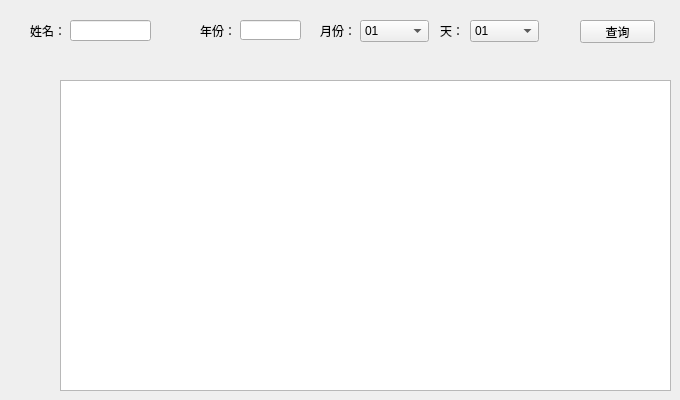
         <widget class="QWidget" name="pb_view_someday_view">
          <widget class="QLabel" name="label_2">
           <property name="geometry">
            <rect>
             <x>30</x>
             <y>20</y>
             <width>41</width>
             <height>21</height>
            </rect>
           </property>
           <property name="text">
            <string>姓名：</string>
           </property>
          </widget>
          <widget class="QLineEdit" name="le_search_name_2">
           <property name="geometry">
            <rect>
             <x>70</x>
             <y>20</y>
             <width>81</width>
             <height>21</height>
            </rect>
           </property>
          </widget>
          <widget class="QLabel" name="label_3">
           <property name="geometry">
            <rect>
             <x>200</x>
             <y>20</y>
             <width>41</width>
             <height>21</height>
            </rect>
           </property>
           <property name="text">
            <string>年份：</string>
           </property>
          </widget>
          <widget class="QLineEdit" name="le_search_year">
           <property name="geometry">
            <rect>
             <x>240</x>
             <y>20</y>
             <width>61</width>
             <height>20</height>
            </rect>
           </property>
          </widget>
          <widget class="QLabel" name="label_4">
           <property name="geometry">
            <rect>
             <x>320</x>
             <y>20</y>
             <width>41</width>
             <height>21</height>
            </rect>
           </property>
           <property name="text">
            <string>月份：</string>
           </property>
          </widget>
          <widget class="QLabel" name="label_5">
           <property name="geometry">
            <rect>
             <x>440</x>
             <y>20</y>
             <width>31</width>
             <height>21</height>
            </rect>
           </property>
           <property name="text">
            <string>天：</string>
           </property>
          </widget>
          <widget class="QPushButton" name="pushButton_4">
           <property name="geometry">
            <rect>
             <x>580</x>
             <y>20</y>
             <width>75</width>
             <height>23</height>
            </rect>
           </property>
           <property name="text">
            <string>查询</string>
           </property>
          </widget>
          <widget class="QTextEdit" name="textEdit">
           <property name="geometry">
            <rect>
             <x>60</x>
             <y>80</y>
             <width>611</width>
             <height>311</height>
            </rect>
           </property>
          </widget>
          <widget class="QComboBox" name="le_search_month">
           <property name="geometry">
            <rect>
             <x>360</x>
             <y>20</y>
             <width>69</width>
             <height>22</height>
            </rect>
           </property>
           <item>
            <property name="text">
             <string>01</string>
            </property>
           </item>
           <item>
            <property name="text">
             <string>02</string>
            </property>
           </item>
           <item>
            <property name="text">
             <string>03</string>
            </property>
           </item>
           <item>
            <property name="text">
             <string>04</string>
            </property>
           </item>
           <item>
            <property name="text">
             <string>05</string>
            </property>
           </item>
           <item>
            <property name="text">
             <string>06</string>
            </property>
           </item>
           <item>
            <property name="text">
             <string>07</string>
            </property>
           </item>
           <item>
            <property name="text">
             <string>08</string>
            </property>
           </item>
           <item>
            <property name="text">
             <string>09</string>
            </property>
           </item>
           <item>
            <property name="text">
             <string>10</string>
            </property>
           </item>
           <item>
            <property name="text">
             <string>11</string>
            </property>
           </item>
           <item>
            <property name="text">
             <string>12</string>
            </property>
           </item>
          </widget>
          <widget class="QComboBox" name="le_search_day">
           <property name="geometry">
            <rect>
             <x>470</x>
             <y>20</y>
             <width>69</width>
             <height>22</height>
            </rect>
           </property>
           <item>
            <property name="text">
             <string>01</string>
            </property>
           </item>
           <item>
            <property name="text">
             <string>02</string>
            </property>
           </item>
           <item>
            <property name="text">
             <string>03</string>
            </property>
           </item>
           <item>
            <property name="text">
             <string>04</string>
            </property>
           </item>
           <item>
            <property name="text">
             <string>05</string>
            </property>
           </item>
           <item>
            <property name="text">
             <string>06</string>
            </property>
           </item>
           <item>
            <property name="text">
             <string>07</string>
            </property>
           </item>
           <item>
            <property name="text">
             <string>08</string>
            </property>
           </item>
           <item>
            <property name="text">
             <string>09</string>
            </property>
           </item>
           <item>
            <property name="text">
             <string>10</string>
            </property>
           </item>
           <item>
            <property name="text">
             <string>11</string>
            </property>
           </item>
           <item>
            <property name="text">
             <string>12</string>
            </property>
           </item>
           <item>
            <property name="text">
             <string>13</string>
            </property>
           </item>
           <item>
            <property name="text">
             <string>14</string>
            </property>
           </item>
           <item>
            <property name="text">
             <string>15</string>
            </property>
           </item>
           <item>
            <property name="text">
             <string>16</string>
            </property>
           </item>
           <item>
            <property name="text">
             <string>17</string>
            </property>
           </item>
           <item>
            <property name="text">
             <string>18</string>
            </property>
           </item>
           <item>
            <property name="text">
             <string>19</string>
            </property>
           </item>
           <item>
            <property name="text">
             <string>20</string>
            </property>
           </item>
           <item>
            <property name="text">
             <string>21</string>
            </property>
           </item>
           <item>
            <property name="text">
             <string>22</string>
            </property>
           </item>
           <item>
            <property name="text">
             <string>23</string>
            </property>
           </item>
           <item>
            <property name="text">
             <string>24</string>
            </property>
           </item>
           <item>
            <property name="text">
             <string>25</string>
            </property>
           </item>
           <item>
            <property name="text">
             <string>26</string>
            </property>
           </item>
           <item>
            <property name="text">
             <string>27</string>
            </property>
           </item>
           <item>
            <property name="text">
             <string>28</string>
            </property>
           </item>
           <item>
            <property name="text">
             <string>29</string>
            </property>
           </item>
           <item>
            <property name="text">
             <string>30</string>
            </property>
           </item>
           <item>
            <property name="text">
             <string>31</string>
            </property>
           </item>
           <item>
            <property name="text">
             <string/>
            </property>
           </item>
          </widget>
         </widget>
